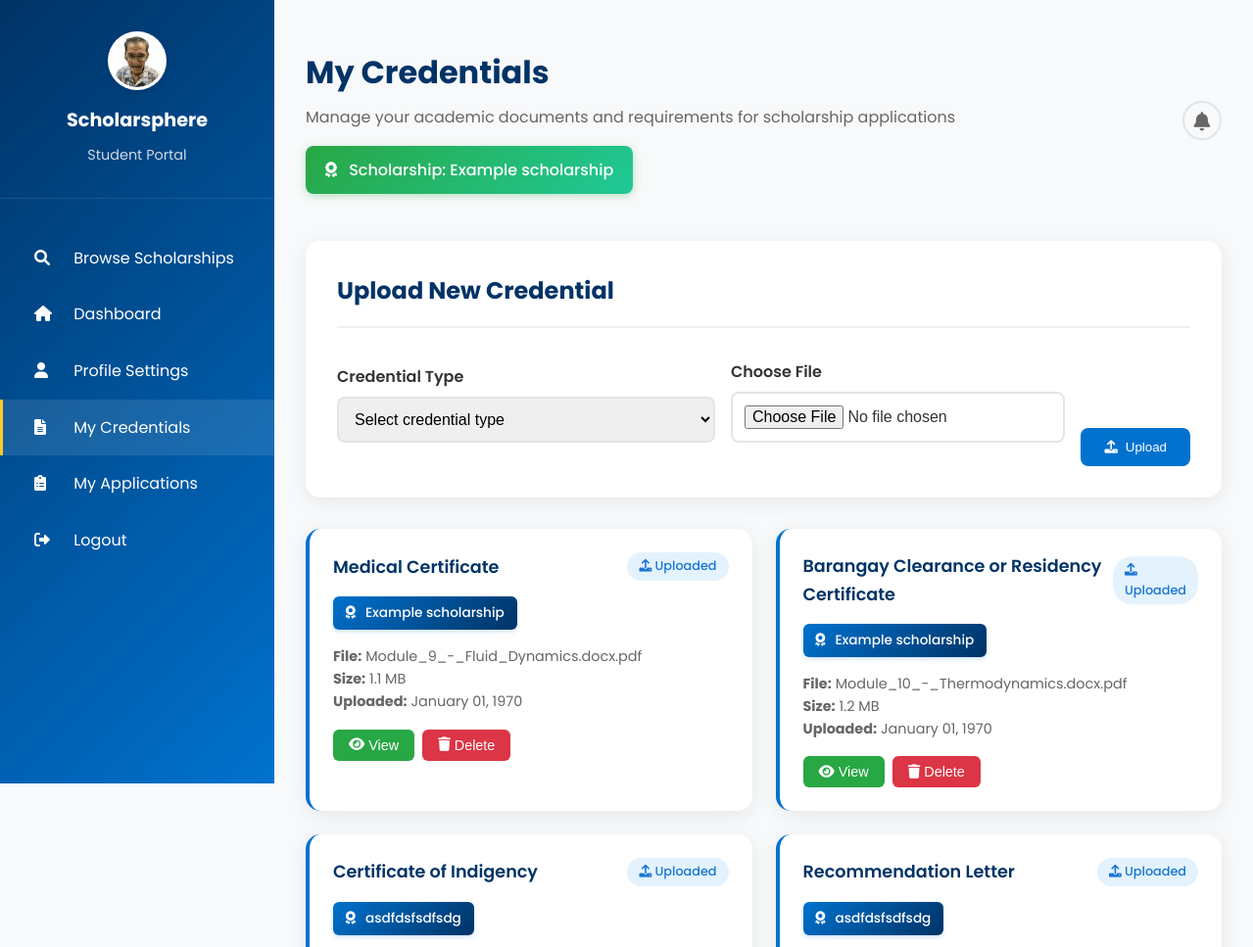
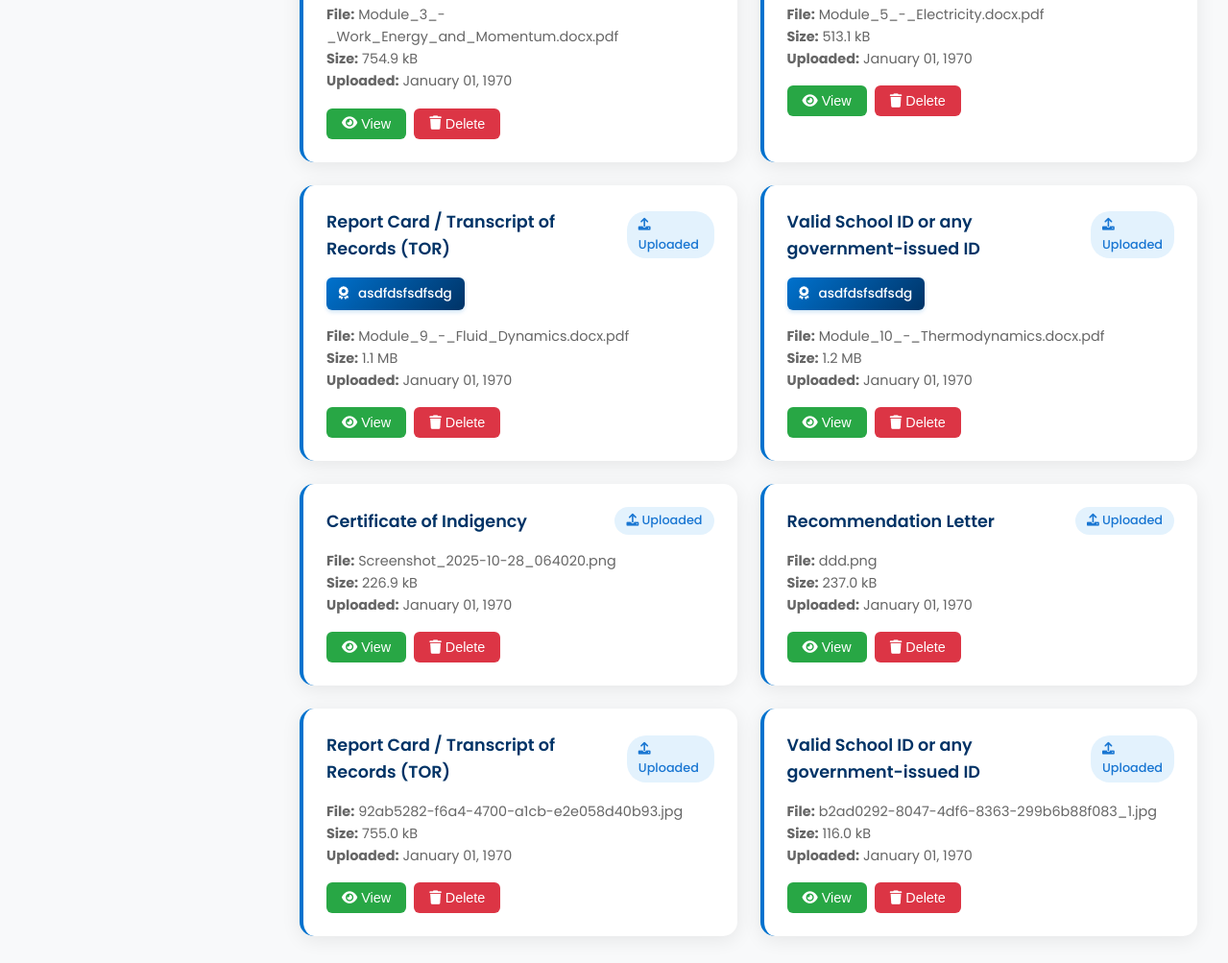
/students/credentials (signed in), run on the app's committed database (2 pictures, top to bottom).
### app.py (models this page shows, shortened)
class User(UserMixin, db.Model):
    __tablename__ = 'users'
    id = db.Column(db.Integer, primary_key=True)
    first_name = db.Column(db.String(100), nullable=False)
    last_name = db.Column(db.String(100), nullable=False)
    email = db.Column(db.String(255), nullable=False, unique=True)
    student_id = db.Column(db.String(8), unique=True)
    birthday = db.Column(db.Date)
    password_hash = db.Column(db.String(255), nullable=False)
    role = db.Column(db.Enum('student', 'provider', 'admin'), nullable=False, default='student')
    profile_picture = db.Column(db.String(255), nullable=True)
    year_level = db.Column(db.String(20), nullable=True)  # 1st year, 2nd year, 3rd year, 4th year
    course = db.Column(db.String(50), nullable=True)  # BSIT, BSCS, BSCE, etc.
    organization = db.Column(db.String(255), nullable=True)  # For providers
    created_at = db.Column(db.DateTime, nullable=False, default=datetime.utcnow)
    updated_at = db.Column(db.DateTime, onupdate=datetime.utcnow)
    is_active = db.Column(db.Boolean, nullable=False, default=True)

class Scholarship(db.Model):
    __tablename__ = 'scholarships'
    id = db.Column(db.Integer, primary_key=True)
    code = db.Column(db.String(50), unique=True, nullable=False)
    title = db.Column(db.String(255), nullable=False)
    description = db.Column(db.Text, nullable=True)
    provider_id = db.Column(db.Integer, db.ForeignKey('users.id'), nullable=False)
    status = db.Column(db.String(20), nullable=False, default='draft')  # draft, approved, active, closed
    deadline = db.Column(db.Date, nullable=True)
    amount = db.Column(db.String(100), nullable=True)  # e.g., "₱50,000 per semester"
    requirements = db.Column(db.Text, nullable=True)
    applications_count = db.Column(db.Integer, nullable=False, default=0)
    pending_count = db.Column(db.Integer, nullable=False, default=0)
    approved_count = db.Column(db.Integer, nullable=False, default=0)
    disapproved_count = db.Column(db.Integer, nullable=False, default=0)
    created_at = db.Column(db.DateTime, nullable=False, default=datetime.utcnow)
    updated_at = db.Column(db.DateTime, onupdate=datetime.utcnow)
    is_active = db.Column(db.Boolean, nullable=False, default=True)
    provider = db.relationship('User', backref='scholarships')
    applications = db.relationship('ScholarshipApplication', backref='scholarship', lazy='dynamic')

class Credential(db.Model):
    __tablename__ = 'credentials'
    id = db.Column(db.Integer, primary_key=True)
    user_id = db.Column(db.Integer, db.ForeignKey('users.id'), nullable=False)
    credential_type = db.Column(db.String(100), nullable=False)  # e.g., 'Transcript', 'Certificate of Enrollment', etc.
    file_name = db.Column(db.String(255), nullable=False)
    file_path = db.Column(db.String(500), nullable=False)
    file_size = db.Column(db.Integer)  # File size in bytes
    status = db.Column(db.String(20), default='uploaded')  # uploaded, pending_review, approved, rejected
    upload_date = db.Column(db.DateTime, nullable=False, default=datetime.utcnow)
    is_active = db.Column(db.Boolean, default=True)
    user = db.relationship('User', backref='credentials')

### students/routes.py (the view)
@students_bp.route('/credentials')
@login_required
def credentials():
    if current_user.role != 'student':
        flash('Access denied. Student access required.', 'error')
        return redirect(url_for('index'))
    from flask import current_app
    db = current_app.extensions['sqlalchemy']
    user_credentials = db.session.execute(
        text("SELECT * FROM credentials WHERE user_id = :user_id AND is_active = 1 ORDER BY upload_date DESC"),
        {"user_id": current_user.id}
    ).fetchall()
    credentials_list = []
    for cred in user_credentials:
        upload_date = cred[7]
        if upload_date is not None:
            if isinstance(upload_date, str):
                try:
                    if 'T' in upload_date:
                        upload_date = datetime.fromisoformat(upload_date.replace('Z', '+00:00'))
                    else:
                        upload_date = datetime.strptime(upload_date, '%Y-%m-%d %H:%M:%S')
                except:
                    try:
                        upload_date = datetime.fromtimestamp(float(upload_date))
                    except:
                        upload_date = None
            elif isinstance(upload_date, int):
                try:
                    upload_date = datetime.fromtimestamp(upload_date)
                except:
                    upload_date = None
            elif not isinstance(upload_date, datetime):
                upload_date = None
        scholarship_titles = db.session.execute(
            text("""
                SELECT DISTINCT s.title
                FROM scholarship_application_files saf
                JOIN scholarship_applications sa ON saf.application_id = sa.id
                JOIN scholarships s ON sa.scholarship_id = s.id
                WHERE saf.credential_id = :credential_id
                ORDER BY sa.application_date DESC
            """),
            {"credential_id": cred[0]}
        ).fetchall()
        scholarship_title = scholarship_titles[0][0] if scholarship_titles else None
        credentials_list.append({
            'id': cred[0],
            'user_id': cred[1],
            'credential_type': cred[2],
            'file_name': cred[3],
            'file_path': cred[4],
            'file_size': cred[5],
            'status': cred[6],
            'upload_date': upload_date,
            'is_active': cred[8],
            'scholarship_title': scholarship_title
        })
    print("DEBUG: Credentials data:")
    for cred in credentials_list:
        print(f"  ID: {cred['id']}, Upload Date: {cred['upload_date']}, Type: {type(cred['upload_date'])}")
    approved_scholarship = db.session.execute(
        text("""
            SELECT s.title, s.code
            FROM scholarship_applications sa
            JOIN scholarships s ON sa.scholarship_id = s.id
            WHERE sa.user_id = :user_id AND sa.status = 'approved' AND sa.is_active = 1
            ORDER BY sa.reviewed_at DESC
            LIMIT 1
        """),
        {"user_id": current_user.id}
    ).fetchone()
    scholarship_name = None
    if approved_scholarship:
        scholarship_name = approved_scholarship[0]  # title
    return render_template('students/credentials.html', credentials=credentials_list, user=current_user, scholarship_name=scholarship_name)

### templates/students/credentials.html (shortened to what this page needs)
{% extends "base.html" %}
{% block content %}
<div class="dashboard-container">
    <div class="sidebar">
        <div class="sidebar-header">
            <div class="sidebar-logo">
                {% if user.profile_picture %}
                    <img src="{{ url_for('static', filename='uploads/profile_pictures/' + user.profile_picture) }}" alt="Profile Picture">
                {% else %}
                    <img src="{{ url_for('static', filename='images/uc-logo.png') }}" alt="UC Logo">
                {% endif %}
            </div>
            <div class="sidebar-brand">Scholarsphere</div>
            <div class="sidebar-subtitle">Student Portal</div>
        </div>
        <nav class="sidebar-nav">
            <div class="nav-item" onclick="window.location.href='{{ url_for('students.scholarships') }}'">
                <i class="fas fa-search"></i> Browse Scholarships
            </div>
            <div class="nav-item" onclick="window.location.href='{{ url_for('students.dashboard') }}'">
                <i class="fas fa-home"></i> Dashboard
            </div>
            <div class="nav-item" onclick="window.location.href='{{ url_for('students.profile') }}'">
                <i class="fas fa-user"></i> Profile Settings
            </div>
            <div class="nav-item active">
                <i class="fas fa-file-alt"></i> My Credentials
            </div>
            <div class="nav-item" onclick="window.location.href='{{ url_for('students.applications') }}'">
                <i class="fas fa-clipboard-list"></i> My Applications
            </div>
            <div class="nav-item" onclick="window.location.href='{{ url_for('logout') }}'">
                <i class="fas fa-sign-out-alt"></i> Logout
            </div>
        </nav>
    </div>
    <div class="main-content">
        <div class="top-bar">
            <div class="welcome-text">
                <h1>My Credentials</h1>
                <p>Manage your academic documents and requirements for scholarship applications</p>
                {% if scholarship_name %}
                <div style="margin-top: 1rem; padding: 0.75rem 1.25rem; background: linear-gradient(135deg, #28a745 0%, #20c997 100%); color: white; border-radius: 8px; display: inline-block; font-weight: 500; box-shadow: 0 2px 8px rgba(40, 167, 69, 0.3);">
                    <i class="fas fa-award" style="margin-right: 0.5rem;"></i>
                    Scholarship: {{ scholarship_name }}
                </div>
                {% endif %}
            </div>
            <div class="user-menu">
                <div class="notification-bell" onclick="toggleNotifications()">
                    <i class="fas fa-bell"></i>
                </div>
            </div>
        </div>
        <div class="upload-section">
            <div class="section-header">
                <h2>Upload New Credential</h2>
            </div>
            <form id="uploadForm" enctype="multipart/form-data">
                <div class="upload-form">
                    <div class="form-group">
                        <label for="credentialType">Credential Type</label>
                        <select id="credentialType" name="credential_type" required>
                            <option value="">Select credential type</option>
                        </select>
                    </div>
                    <div class="form-group">
                        <label for="credentialFile">Choose File</label>
                        <input type="file" id="credentialFile" name="file" accept=".pdf,.jpg,.jpeg,.png,.doc,.docx" required>
                    </div>
                    <button type="submit" class="upload-btn">
                        <i class="fas fa-upload"></i> Upload
                    </button>
                </div>
            </form>
        </div>
        <div class="credentials-grid" id="credentialsGrid">
            {% if credentials %}
                {% for credential in credentials %}
                <div class="credential-card" data-id="{{ credential.id }}">
                    <div class="credential-header">
                        <div class="credential-type">{{ credential.credential_type }}</div>
                        <div class="credential-status status-uploaded">
                            <i class="fas fa-upload"></i> Uploaded
                        </div>
                    </div>
                    {% if credential.scholarship_title %}
                    <div style="margin-bottom: 1rem;">
                        <span style="display: inline-block; padding: 0.4rem 0.8rem; background: linear-gradient(135deg, #0072ce 0%, #003366 100%); color: white; border-radius: 6px; font-size: 0.85rem; font-weight: 500; box-shadow: 0 2px 4px rgba(0, 114, 206, 0.2);">
                            <i class="fas fa-award" style="margin-right: 0.4rem;"></i>
                            {{ credential.scholarship_title }}
                        </span>
                    </div>
                    {% endif %}
                    <div class="credential-info">
                        <div><strong>File:</strong> {{ credential.file_name }}</div>
                        <div><strong>Size:</strong> {{ credential.file_size|filesizeformat if credential.file_size else 'Unknown' }}</div>
                        <div><strong>Uploaded:</strong> {{ credential.upload_date | safe_strftime('%B %d, %Y') }}</div>
                    </div>
                    <div class="credential-actions">
                        <button class="action-btn btn-view" onclick="viewCredential('{{ credential.id }}')">
                            <i class="fas fa-eye"></i> View
                        </button>
                        <button class="action-btn btn-delete" onclick="deleteCredential('{{ credential.id }}')">
                            <i class="fas fa-trash"></i> Delete
                        </button>
                    </div>
                </div>
                {% endfor %}
            {% else %}
                <div class="empty-state" style="grid-column: 1 / -1;">
                    <i class="fas fa-file-alt"></i>
                    <h3>No credentials uploaded yet</h3>
                    <p>Upload your academic documents to make scholarship applications easier!</p>
                </div>
            {% endif %}
        </div>
    </div>
</div>
{% endblock %}

### data on the page
User: profile_picture (picture)
Scholarship: title "Example scholarship"
Credential: credential_type "Medical Certificate", scholarship_title "Example scholarship", file_name "Module_9_-_Fluid_Dynamics.docx.pdf", file_size|filesizeformat "1.1 MB", upload_date "January 01, 1970"
Credential: credential_type "Barangay Clearance or Residency Certificate", scholarship_title "Example scholarship", file_name "Module_10_-_Thermodynamics.docx.pdf", file_size|filesizeformat "1.2 MB", upload_date "January 01, 1970"
Credential: credential_type "Certificate of Indigency", scholarship_title "asdfdsfsdfsdg", file_name "Module_3_-_Work_Energy_and_Momentum.docx.pdf", file_size|filesizeformat "754.9 kB", upload_date "January 01, 1970"
Credential: credential_type "Recommendation Letter", scholarship_title "asdfdsfsdfsdg", file_name "Module_5_-_Electricity.docx.pdf", file_size|filesizeformat "513.1 kB", upload_date "January 01, 1970"
Credential: credential_type "Report Card / Transcript of Records (TOR)", scholarship_title "asdfdsfsdfsdg", file_name "Module_9_-_Fluid_Dynamics.docx.pdf", file_size|filesizeformat "1.1 MB", upload_date "January 01, 1970"
Credential: credential_type "Valid School ID or any government-issued ID", scholarship_title "asdfdsfsdfsdg", file_name "Module_10_-_Thermodynamics.docx.pdf", file_size|filesizeformat "1.2 MB", upload_date "January 01, 1970"
Credential: credential_type "Certificate of Indigency", file_name "Screenshot_2025-10-28_064020.png", file_size|filesizeformat "226.9 kB", upload_date "January 01, 1970"
Credential: credential_type "Recommendation Letter", file_name "ddd.png", file_size|filesizeformat "237.0 kB", upload_date "January 01, 1970"
Credential: credential_type "Report Card / Transcript of Records (TOR)", file_name "92ab5282-f6a4-4700-a1cb-e2e058d40b93.jpg", file_size|filesizeformat "755.0 kB", upload_date "January 01, 1970"
Credential: credential_type "Valid School ID or any government-issued ID", file_name "b2ad0292-8047-4df6-8363-299b6b88f083_1.jpg", file_size|filesizeformat "116.0 kB", upload_date "January 01, 1970"
